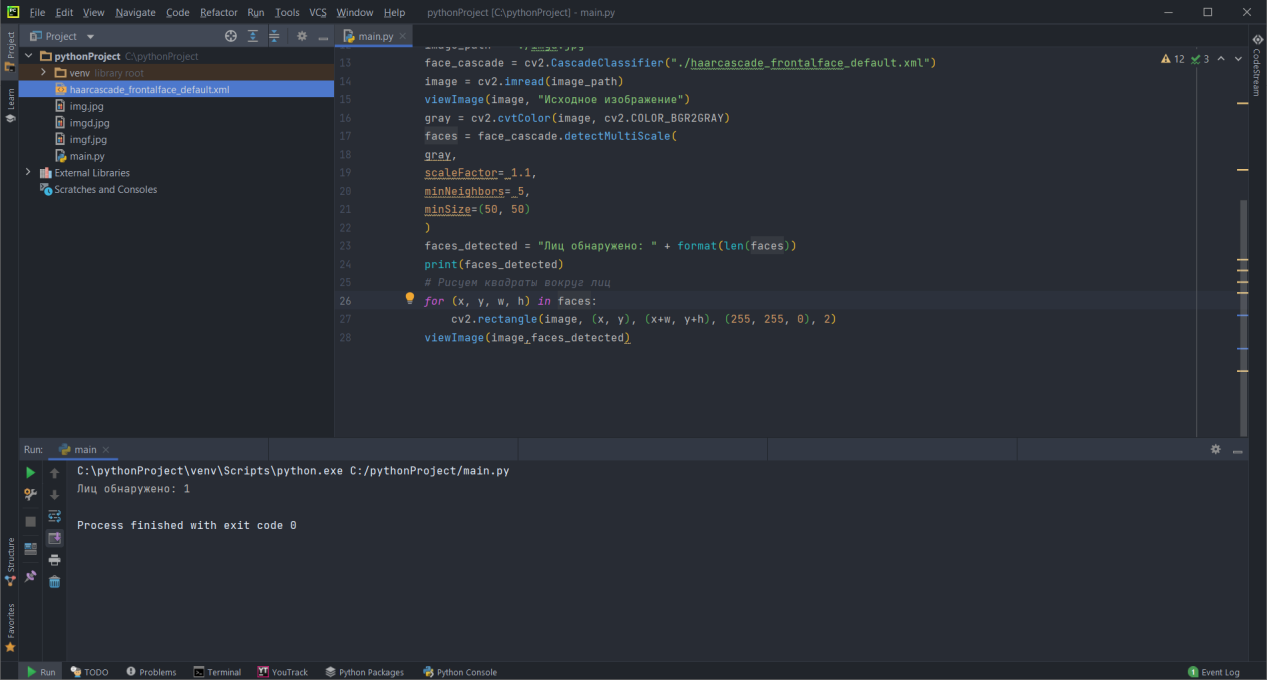
//> input picture Open_CV/camera/sobel.png, 1267 x 680 px
$ ./ConsoleApplication4   (built with g++ and OpenCV 4)
//> lines starting //> are read from the running program, lines starting //| are printed output that depends on the picture; after the words box and inside, x2 and y2 are one past the last pixel; in counts of white or black regions, pixels touching at a corner belong together
#include <opencv2/core/core.hpp>
#include <opencv2/core.hpp>
#include <opencv2/highgui/highgui.hpp>
#include <opencv2/imgproc/imgproc.hpp>
#include <stdio.h>
#include <stdlib.h>
#include <string>
#include <iostream>
#include <ctime>


# define M_PIl 3.141592653589793238462643383279502884L

using namespace cv;
using namespace std;

Mat img;


string input()
{
	setlocale(LC_ALL, "Russian");
	string filename;
	cout << "\nВведите название файла и нажмите enter" << endl;
	cout << "guard.jpg" << endl;

	cin >> filename;
//> the answer given: sobel.png

	cout << "\nОткрыть файл: ";
	cout << filename << endl;

	return filename;

}

// [84 lines left out: functions inputVid, VideoCap, not called in this run]

string Image()
{

	string file = input();
	Mat img = imread(file, 1);
//> img is the input picture: 680 rows x 1267 cols, CV_8UC3; mean B, G, R 53.9, 46.1, 41.7
	string source_window = file;

	namedWindow(source_window, WINDOW_GUI_EXPANDED);
	imshow(source_window, img);

	Mat src_gray;
	Mat canny_output;

	cvtColor(img, src_gray, COLOR_RGB2GRAY); // перводит изображение в черно-белое
	imwrite("cvtColor.jpg", src_gray); //создает файл черно-белого изображения
	blur(src_gray, src_gray, Size(10, 10)); //размывает изображение
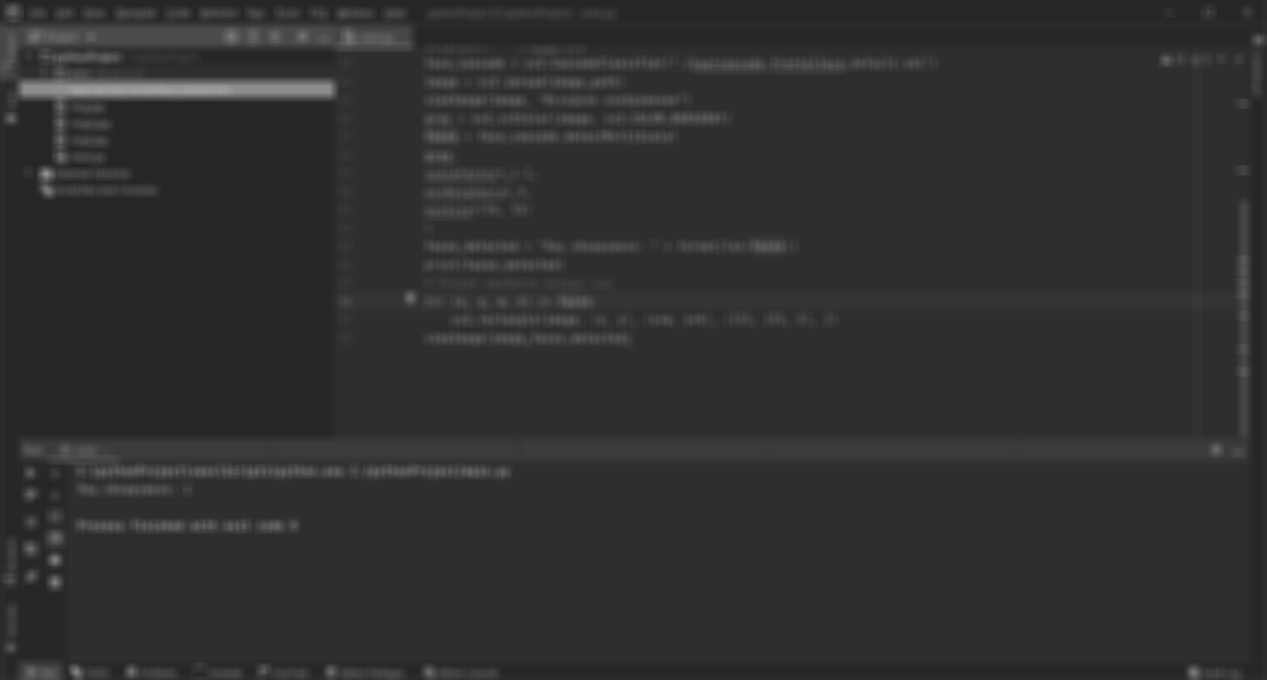
//> src_gray: 680 rows x 1267 cols, CV_8UC1; min 35, max 159, mean 47.8
	imwrite("blur.jpg", src_gray); // создает файл размытого изображения

	double otsu_tresh_val = threshold(src_gray, img, 0, 255, THRESH_BINARY | THRESH_OTSU); //определяет яркость серого изображения
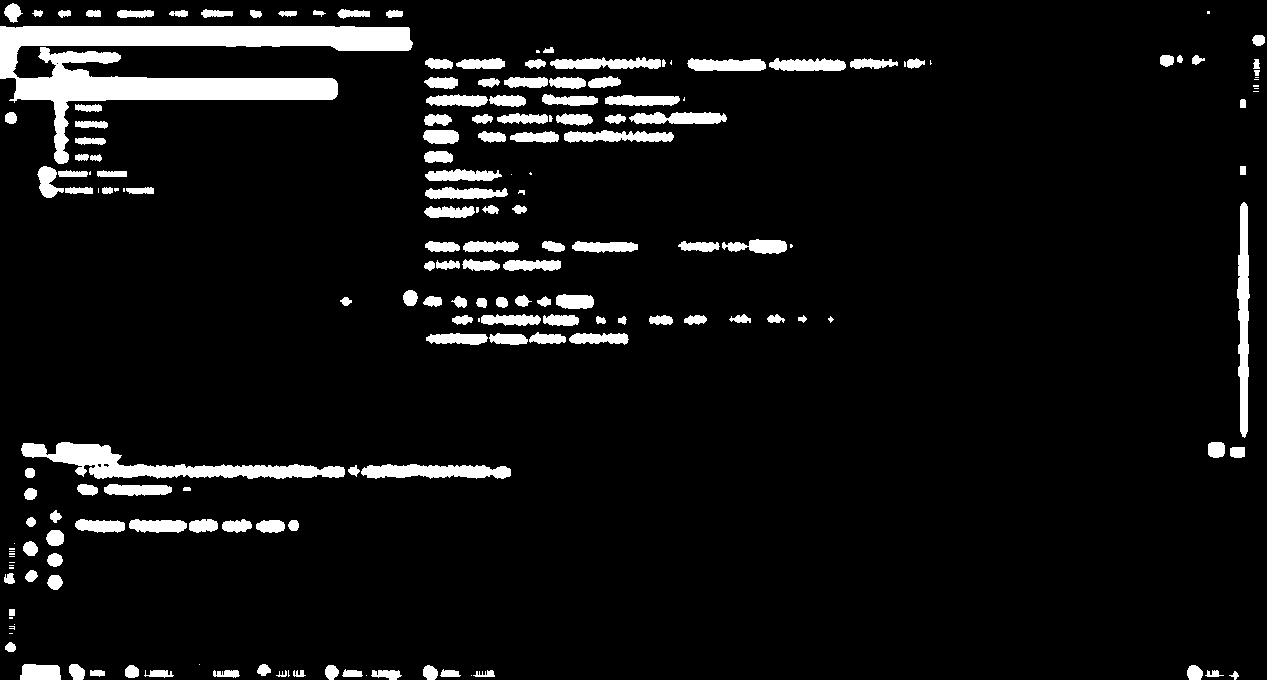
//> img: 680 rows x 1267 cols, CV_8UC1; 7.2% white; 185 white regions (36 under 20 px), largest, box (x1, y1, x2, y2) and area: (0, 26, 413, 164) 18276, (21, 442, 345, 479) 4558, (1237, 202, 1250, 438) 2089
//> otsu_tresh_val = 61

	double high_tresh_val = 40, lower_tresh_val = 40 * 0.5; //определяет максимумы и минимумы
	cout << "Фильтрация " << otsu_tresh_val << endl;
//| Фильтрация 61

	Canny(src_gray, canny_output, lower_tresh_val, high_tresh_val, 3); // алгоритм для работы трехканальное изображение
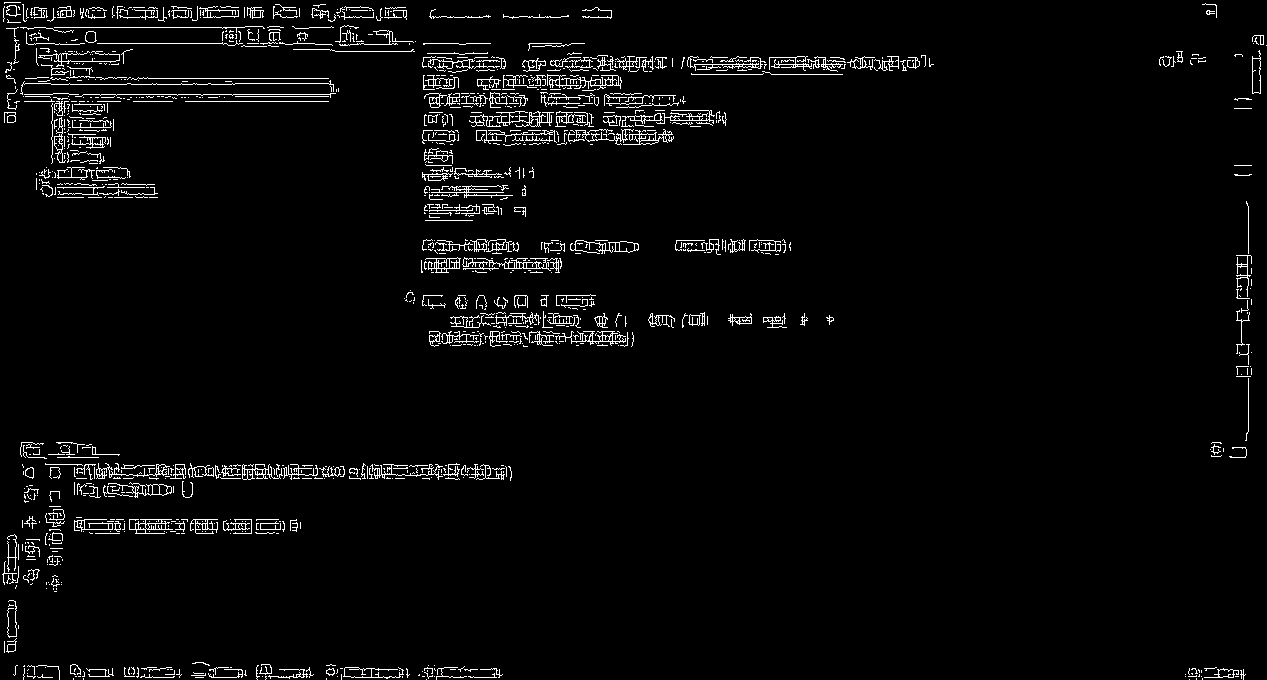
//> canny_output: 680 rows x 1267 cols, CV_8UC1; 3.2% white in thin lines or dots

	string source_grey_window = "Серое изображение";
	namedWindow(source_grey_window, WINDOW_GUI_EXPANDED);
	imshow(source_grey_window, canny_output);

	imwrite("canny_output.jpg", canny_output); //сохраняет и открывает обработанное изображение

	RNG rng(12345); //задает рандомные цвета из диапозона ниже
	vector<vector<Point>>contours;
	vector<Vec4i>hierarchy;

	findContours(canny_output, contours, hierarchy, RETR_TREE, CHAIN_APPROX_SIMPLE, Point(0, 0)); //
//> contours = 1414 contours, 1230 with area under 20; largest, box (x1, y1, x2, y2) and area: (425, 257, 461, 273) 291, (129, 519, 173, 534) 290, (1252, 50, 1261, 94) 271, (1252, 58, 1261, 94) 263, (343, 667, 404, 679) 259

	vector<Moments>mu(contours.size()); //создается вектор моментов, куда передается количество контуров, которое зависит от изображения
//> mu = 1414 items
	for (int i = 0; i < contours.size(); i++)
	{
		mu[i] = moments(contours[i], false); //часть вектора передается в столбцы массива mu
	}

	vector<Point2f>mc(contours.size());
	for (int i = 0; i < contours.size(); i++)
	{
		mc[i] = Point2f(mu[i].m10 / mu[i].m00, mu[i].m01 / mu[i].m00); // показывается x y векторы
	}
//> after the loop, mc = 1414 Points (x, y), first 12: [nan, nan], [nan, nan], [nan, nan], [nan, nan], [nan, nan], [nan, nan], [nan, nan], [nan, nan], [nan, nan], [nan, nan], [nan, nan], [nan, nan]

	for (int i = 0; i < contours.size(); i++)
	{
		printf("Контур № %d: центр масс - x = %.2f y = %.2f; длина - %.2a \n", i, mu[i].m10 / mu[i].m00, mu[i].m01 / mu[i].m00, arcLength(contours[i], true)); //2f - количество знаков после запятой, типа float
	}
//> this loop made 1414 passes
//| Контур № 0: центр масс - x = -nan y = -nan; длина - 0x0.00p+0
//| Контур № 1: центр масс - x = -nan y = -nan; длина - 0x0.00p+0
//| Контур № 2: центр масс - x = -nan y = -nan; длина - 0x1.00p+1
//| Контур № 3: центр масс - x = -nan y = -nan; длина - 0x1.00p+1
//| Контур № 4: центр масс - x = -nan y = -nan; длина - 0x1.00p+1
//| Контур № 5: центр масс - x = -nan y = -nan; длина - 0x1.00p+1
//| Контур № 6: центр масс - x = -nan y = -nan; длина - 0x1.00p+1
//| Контур № 7: центр масс - x = -nan y = -nan; длина - 0x1.00p+4
//> (output is shown up to pass 8 of 1414)

	Mat drawing = Mat::zeros(canny_output.size(), CV_8UC3); //CV_8UC3 - изображение без знака с 3 каналами

	for (int i = 0; i < contours.size(); i++)
	{
		Scalar color = Scalar(rng.uniform(0, 255), rng.uniform(0, 255), rng.uniform(0, 255)); //указывает диапозон цвета, откуда будут браться случайные значения
		drawContours(drawing, contours, i, color, 2, 8, hierarchy, 0, Point()); //передается картинка, hierarchy - возвращает иерархию внешних контуров и отверстий.
																				//элементы 2 и 3 иерархии [idx] имеют не более одного из них, не равного -1: то есть
																				//у каждого элемента либо нет родителя или потомка, либо родителя, но нет потомка, либо потомка, но нет родителя
																				//Элемент с родителем, но без потомка, будет границей отверстия
		circle(drawing, mc[i], 4, color, -1, 5, 0); //выбирается изображение, центр масс, 4 - радиус, цвета, толщина
	}
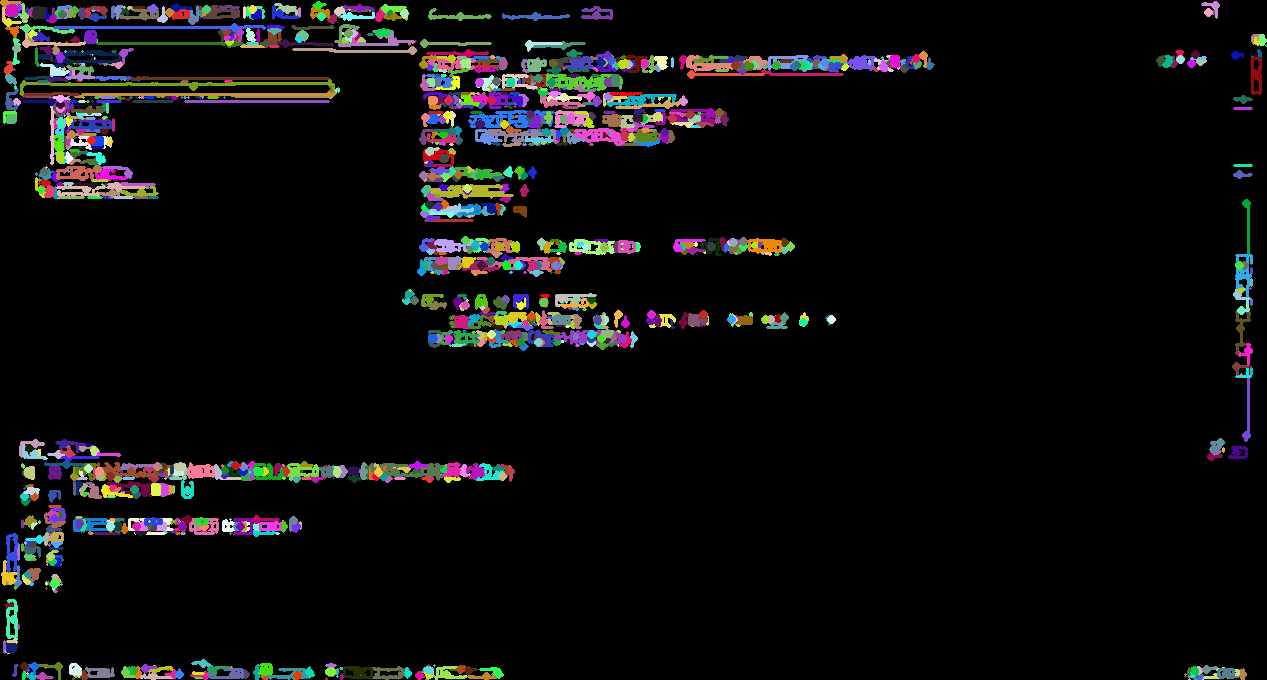
//> drawing: 680 rows x 1267 cols, CV_8UC3; mean B, G, R 13.1, 12.8, 13.4

	namedWindow("Contours", WINDOW_GUI_EXPANDED);
	imshow("Contours", drawing);

	waitKey(0);
//> (the run ends here: the program stops with an error, at `return 0;`)
